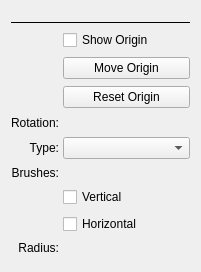
<?xml version="1.0" encoding="UTF-8"?>
<ui version="4.0">
 <class>WdgMultiHandTool</class>
 <widget class="QWidget" name="WdgMultiHandTool">
  <property name="geometry">
   <rect>
    <x>0</x>
    <y>0</y>
    <width>201</width>
    <height>272</height>
   </rect>
  </property>
  <layout class="QVBoxLayout" name="verticalLayout">
   <item>
    <layout class="QHBoxLayout" name="smoothingOptionsLayout">
     <property name="spacing">
      <number>0</number>
     </property>
     <property name="bottomMargin">
      <number>10</number>
     </property>
    </layout>
   </item>
   <item>
    <widget class="Line" name="line">
     <property name="frameShadow">
      <enum>QFrame::Plain</enum>
     </property>
     <property name="orientation">
      <enum>Qt::Horizontal</enum>
     </property>
    </widget>
   </item>
   <item>
    <layout class="QGridLayout" name="gridLayout">
     <property name="horizontalSpacing">
      <number>4</number>
     </property>
     <property name="verticalSpacing">
      <number>7</number>
     </property>
     <item row="11" column="1">
      <widget class="KisSliderSpinBox" name="translationRadiusSpinbox" native="true"/>
     </item>
     <item row="8" column="1">
      <widget class="KisSliderSpinBox" name="brushCountSpinBox" native="true"/>
     </item>
     <item row="6" column="0">
      <widget class="QLabel" name="axisRotationLabel">
       <property name="sizePolicy">
        <sizepolicy hsizetype="Preferred" vsizetype="Preferred">
         <horstretch>0</horstretch>
         <verstretch>0</verstretch>
        </sizepolicy>
       </property>
       <property name="text">
        <string>Rotation:</string>
       </property>
       <property name="alignment">
        <set>Qt::AlignRight|Qt::AlignTrailing|Qt::AlignVCenter</set>
       </property>
      </widget>
     </item>
     <item row="11" column="0">
      <widget class="QLabel" name="radiusLabel">
       <property name="text">
        <string>Radius:</string>
       </property>
       <property name="alignment">
        <set>Qt::AlignRight|Qt::AlignTrailing|Qt::AlignVCenter</set>
       </property>
      </widget>
     </item>
     <item row="8" column="0">
      <widget class="QLabel" name="brushesLabel">
       <property name="text">
        <string>Brushes:</string>
       </property>
       <property name="alignment">
        <set>Qt::AlignRight|Qt::AlignTrailing|Qt::AlignVCenter</set>
       </property>
      </widget>
     </item>
     <item row="9" column="1">
      <widget class="QCheckBox" name="verticalCheckbox">
       <property name="text">
        <string>Vertical</string>
       </property>
      </widget>
     </item>
     <item row="4" column="1">
      <widget class="QPushButton" name="moveOriginButton">
       <property name="enabled">
        <bool>true</bool>
       </property>
       <property name="sizePolicy">
        <sizepolicy hsizetype="MinimumExpanding" vsizetype="Fixed">
         <horstretch>0</horstretch>
         <verstretch>0</verstretch>
        </sizepolicy>
       </property>
       <property name="text">
        <string>Move Origin</string>
       </property>
       <property name="checkable">
        <bool>false</bool>
       </property>
      </widget>
     </item>
     <item row="6" column="1">
      <widget class="KisSliderSpinBox" name="axisRotationSpinbox" native="true">
       <property name="sizePolicy">
        <sizepolicy hsizetype="Preferred" vsizetype="Fixed">
         <horstretch>0</horstretch>
         <verstretch>0</verstretch>
        </sizepolicy>
       </property>
       <property name="minimumSize">
        <size>
         <width>0</width>
         <height>15</height>
        </size>
       </property>
      </widget>
     </item>
     <item row="7" column="1">
      <widget class="QComboBox" name="multihandTypeCombobox"/>
     </item>
     <item row="10" column="1">
      <widget class="QCheckBox" name="horizontalCheckbox">
       <property name="text">
        <string>Horizontal</string>
       </property>
      </widget>
     </item>
     <item row="2" column="1">
      <widget class="QCheckBox" name="showAxesCheckbox">
       <property name="sizePolicy">
        <sizepolicy hsizetype="Preferred" vsizetype="Fixed">
         <horstretch>0</horstretch>
         <verstretch>0</verstretch>
        </sizepolicy>
       </property>
       <property name="text">
        <string>Show Origin</string>
       </property>
      </widget>
     </item>
     <item row="7" column="0">
      <widget class="QLabel" name="axisTypeLabel">
       <property name="text">
        <string>Type:</string>
       </property>
       <property name="alignment">
        <set>Qt::AlignRight|Qt::AlignTrailing|Qt::AlignVCenter</set>
       </property>
      </widget>
     </item>
     <item row="5" column="1">
      <widget class="QPushButton" name="resetOriginButton">
       <property name="enabled">
        <bool>true</bool>
       </property>
       <property name="sizePolicy">
        <sizepolicy hsizetype="MinimumExpanding" vsizetype="Fixed">
         <horstretch>0</horstretch>
         <verstretch>0</verstretch>
        </sizepolicy>
       </property>
       <property name="text">
        <string>Reset Origin</string>
       </property>
       <property name="checkable">
        <bool>false</bool>
       </property>
      </widget>
     </item>
    </layout>
   </item>
   <item>
    <spacer name="verticalSpacer">
     <property name="orientation">
      <enum>Qt::Vertical</enum>
     </property>
     <property name="sizeHint" stdset="0">
      <size>
       <width>20</width>
       <height>40</height>
      </size>
     </property>
    </spacer>
   </item>
  </layout>
 </widget>
 <customwidgets>
  <customwidget>
   <class>KisSliderSpinBox</class>
   <extends>QWidget</extends>
   <header>kis_slider_spin_box.h</header>
   <container>1</container>
  </customwidget>
 </customwidgets>
 <resources/>
 <connections/>
</ui>
